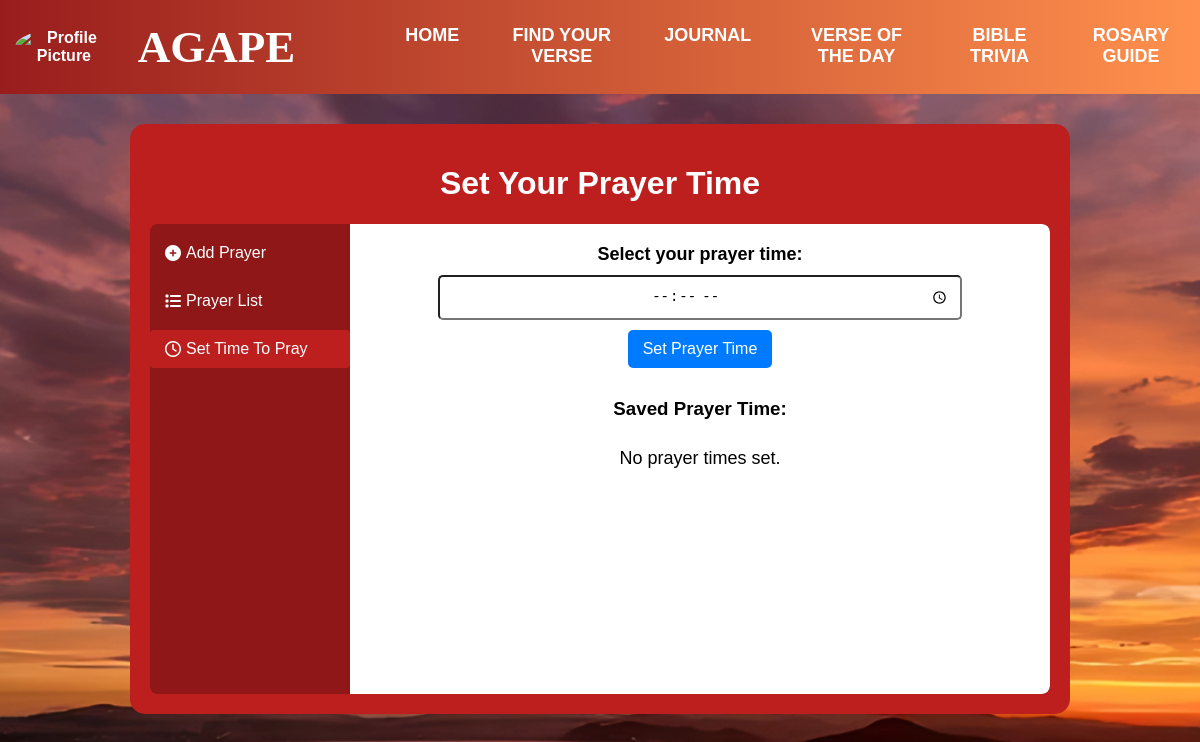
The app's page /setTime (signed in), older data.
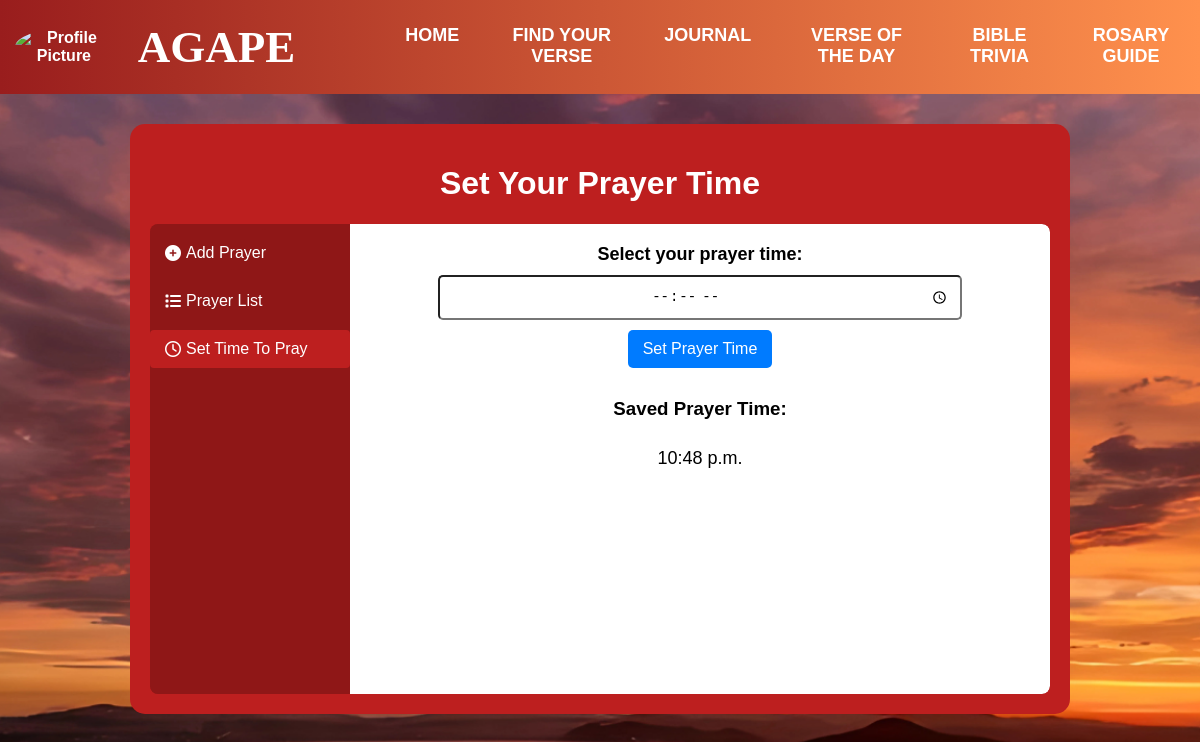
The same page, newer data.
### myapp/models.py (models this page shows, shortened)
class PrayerTime(models.Model):
    id = models.AutoField(primary_key=True)
    user = models.ForeignKey(User, on_delete=models.CASCADE, related_name='prayer_times')
    prayer_time = models.TimeField()

### myapp/views.py (the view)
# urls.py: path('setTime', views.setTime, name='setTime'),
def setTime(request):
    if request.method == 'POST':
        prayer_time = request.POST.get('prayer_time')
        PrayerTime.objects.update_or_create(user=request.user, defaults={'prayer_time': prayer_time})
        return redirect('setTime')  # Redirect to the same page or wherever appropriate
    prayer_times = PrayerTime.objects.filter(user=request.user)
    return render(request, 'html/set_time.html', {'prayer_times': prayer_times})

### myapp/context_processors.py (called while the page is built)
def profile_picture_processor(request):
    if request.user.is_authenticated:
        try:
            profile = Profile.objects.get(user=request.user)
            return {'profile_picture_url': profile.profile_picture.url}
        except Profile.DoesNotExist:
            return {'profile_picture_url': None}
    return {'profile_picture_url': None}

### templates/html/set_time.html (shortened to what this page needs)
{% extends "html/header.html" %}
{% load static %}
{% block additional_css %}
<link rel="stylesheet" href="https://cdnjs.cloudflare.com/ajax/libs/font-awesome/6.0.0-beta3/css/all.min.css">
<link rel="stylesheet" href="{% static 'css/set_time.css' %}">
{% endblock %}
{% block bodycontents %}
<div class="main-contents">
  <h1>Set Your Prayer Time</h1>
  <div class="prayer-list-container">
    <div class="sidebar">
      <a href="{% url 'customprayers' %}">
        <div class="side-item">
          <i class="fas fa-plus-circle"></i>
          <span>Add Prayer</span>
        </div>
      </a>
      <a href="{% url 'viewcustomprayers' %}">
        <div class="side-item">
          <i class="fas fa-list"></i>
          <span>Prayer List</span>
        </div>
      </a>
      <a href="{% url 'setTime' %}">
        <div class="side-item active">
          <i class="fa-regular fa-clock"></i>
          <span>Set Time To Pray</span>
        </div>
      </a>
    </div>
    <div class="prayer-list-content">
        <form id="prayerTimeForm" method="POST" action="{% url 'setTime' %}">
            <label for="prayerTime" style="color: black;">Select your prayer time:</label>
            <input type="time" id="prayerTime" name="prayer_time" required>
            <button type="submit" id="setPrayerTime">Set Prayer Time</button>
        </form>
        <h3 style="margin-top: 30px;">Saved Prayer Time:</h3>
        <ul>
            {% for item in prayer_times %}
                <li>{{ item.prayer_time }}</li>
            {% empty %}
                <li>No prayer times set.</li>
            {% endfor %}
        </ul>
    </div>
  </div>
</div>
{% endblock %}

Row changes from the older to the newer data that the page shows:
added PrayerTime: prayer_time "10:48 p.m."
Text that changed along with them:
text no longer shown: "No prayer times set."
